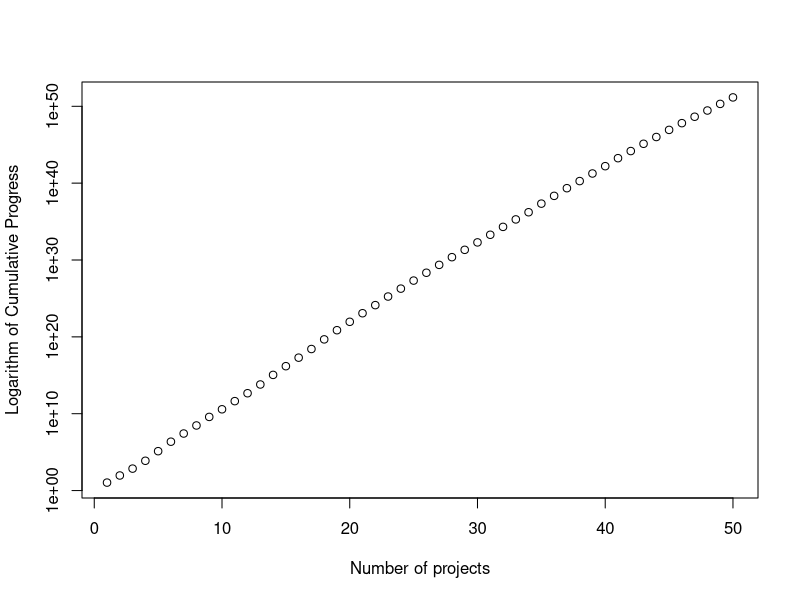

Source code (R):
# Now we just implement the multiplicative model as a functionplo, to make things easier. 
multiplyingltr <- function(n, k, muB, sigma2B, muX, sigma2X, muu, sigma2u) {
  coefficients <- rlnorm(k, meanlog=log((muB^2)/(sqrt(sigma2B + (muB^2)))), sdlog=sqrt(log(1 +(sigma2B/(muB^2)))))
  
  variables <- matrix(rlnorm(n*k, meanlog=log((muX^2)/(sqrt((sigma2X + (muX^2))))), sdlog=sqrt(log(1 +(sigma2X/(muX^2))))), nrow=k, ncol=n, byrow=TRUE)
  
  errors <- rlnorm(n, meanlog=log((muu^2)/(sqrt((sigma2u + (muu^2))))), sdlog=sqrt(log(1 +(sigma2u/(muu^2)))))
  
  costeffectiveness <- (t(coefficients) %*% variables) + t(errors)
  
  # Now we need to pass this into a data frame
  df <- as.data.frame(t(variables))
  df <- cbind.data.frame(rep(0, n), t(costeffectiveness), df)
  
  names <- c("lmpred", "ce")
  for (i in 1:k) {
    names <-c(names, paste0("v",i))
  }
  
  colnames(df) <- names
  df
  
  #Initially, project selection is random, which since project generation is random,
  #can be represented as taking the first k projects, and adding them to the 'selprojects'
  #dataframe, which is an ordered dataframe of the selected projects. 'rejprojects' contains
  #the set of projects that have been rejected (not accepted yet)
  selprojects <- head(df, k+1)
  selprojects
  
  rejprojects <- tail(df, n-k-1)
  rejprojects
  # Now individuals can predict the effectiveness of other projects with a linear regression model
  #They select the remaining project with the highest prediction error, and add it to selproject.
  while (nrow(selprojects)<n) {
    lm <- lm(ce~ . - lmpred, data=selprojects)
    rejprojects$lmpred <-predict(lm, rejprojects)
    rejprojects <- rejprojects[with(rejprojects,order(-lmpred)),]
    selprojects <- rbind(selprojects, rejprojects[1,])
    rejprojects <- rejprojects[-1,]
  }
  selprojects$lmpred <- selprojects$lmpred +1
  selprojects$ce <- selprojects$ce +1
  return(selprojects)
}
MCE <- multiplyingltr(50, 3, 2, 1, 2, 1, 2, 1)
plot(1:nrow(MCE), cumprod(MCE$ce), log="y", xlab="Number of projects", ylab="Logarithm of Cumulative Progress")

